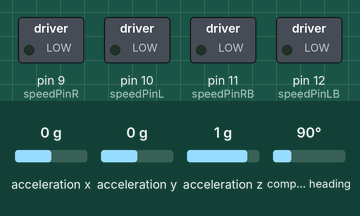
Simulated run of this sketch. Board: Arduino Mega 2560, built with avr-gcc and run on an emulated ATmega2560. On the bench: switched loads named in the sketch (green lamp = pin HIGH). Inputs (shaded band) come from the test bench; at power-on: compass heading 90°, acceleration x 0 g, acceleration y 0 g, acceleration z 1 g.

Above: at 0.1 s.
At 2.2 s:
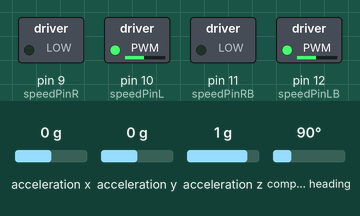
2.3 s: compass heading set to 12°
3.8 s: compass heading set to 9°
At 5.1 s:
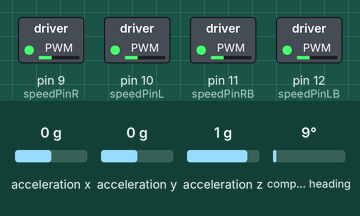
Timing chart, 0 to 6.8 s (numbered marks = the images above; inputs shaded):
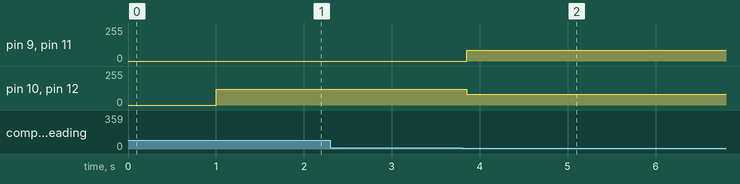

Measured:
- the behaviour switches between 11 and 10° on compass heading (found by bisection; images 1 and 2)
- after the input at 2.3 s, every drawn part: stays the same
- after the input at 3.8 s, pin 9 (speedPinR), pin 11 (speedPinRB): 0/255 → 80/255 after 0.05 s; pin 10 (speedPinL), pin 12 (speedPinLB): 120/255 → 80/255 after 0.05 s

The sketch:

IMU.ino
```cpp
#define SPEED 80
#define TURN_SPEED 80
#define speedPinR 9   // Front Wheel PWM pin connect Model-Y M_B ENA
#define RightMotorDirPin1  22    //Front Right Motor direction pin 1 to Model-Y M_B IN1  (K1)
#define RightMotorDirPin2  24   //Front Right Motor direction pin 2 to Model-Y M_B IN2   (K1)
#define LeftMotorDirPin1  26    //Front Left Motor direction pin 1 to Model-Y M_B IN3 (K3)
#define LeftMotorDirPin2  28   //Front Left Motor direction pin 2 to Model-Y M_B IN4 (K3)
#define speedPinL 10   // Front Wheel PWM pin connect Model-Y M_B ENB
#define speedPinRB 11   // Rear Wheel PWM pin connect Left Model-Y M_A ENA
#define RightMotorDirPin1B  5    //Rear Right Motor direction pin 1 to Model-Y M_A IN1 ( K1)
#define RightMotorDirPin2B 6    //Rear Right Motor direction pin 2 to Model-Y M_A IN2 ( K1)
#define LeftMotorDirPin1B 7    //Rear Left Motor direction pin 1 to Model-Y M_A IN3  (K3)
#define LeftMotorDirPin2B 8  //Rear Left Motor direction pin 2 to Model-Y M_A IN4 (K3)
#define speedPinLB 12    // Rear Wheel PWM pin connect Model-Y M_A ENB
#define RightObstacleSensor 2  //Right obstacle sensor to D2 (front direction is from arduino point to voltage meter)
#define LeftObstacleSensor 3   //Left obstacle sensor to D3
// Micro switch pins
#define FrontSwitch1 49 // マイクロスイッチ 4
#define FrontSwitch2 50 // マイクロスイッチ 5
#define RightSwitch1 51 // マイクロスイッチ 6
#define RightSwitch2 52 // マイクロスイッチ 7
#define RearSwitch1 53  // マイクロスイッチ 1
#define RearSwitch2 46  // マイクロスイッチ 9
#define LeftSwitch1 47  // マイクロスイッチ 2
#define LeftSwitch2 48  // マイクロスイッチ 3
// Ultrasonic sensor pins
#define trigPinFront 34
#define echoPinFront 35
#define trigPinRight 36
#define echoPinRight 37
#define trigPinRear 38
#define echoPinRear 39
#define trigPinLeft 40
#define echoPinLeft 41
#include <Wire.h>
#include <Adafruit_Sensor.h>
#include <Adafruit_BNO055.h>
#include <utility/imumaths.h>
#define BNO055_ADDRESS 0x28 // BNO055のI2Cアドレス（SDAを20番ピン、SCLを21番ピンに接続した場合）
Adafruit_BNO055 bno = Adafruit_BNO055(BNO055_ADDRESS, 0x28);
/* Motor control functions */
// Front-right wheel forward turn
void FR_fwd(int speed) {
  digitalWrite(RightMotorDirPin1, HIGH);
  digitalWrite(RightMotorDirPin2, LOW);
  analogWrite(speedPinR, speed);
}
// Front-right wheel backward turn
void FR_bck(int speed) {
  digitalWrite(RightMotorDirPin1, LOW);
  digitalWrite(RightMotorDirPin2, HIGH);
  analogWrite(speedPinR, speed);
}
// Front-left wheel forward turn
void FL_fwd(int speed) {
  digitalWrite(LeftMotorDirPin1, HIGH);
  digitalWrite(LeftMotorDirPin2, LOW);
  analogWrite(speedPinL, speed);
}
// Front-left wheel backward turn
void FL_bck(int speed) {
  digitalWrite(LeftMotorDirPin1, LOW);
  digitalWrite(LeftMotorDirPin2, HIGH);
  analogWrite(speedPinL, speed);
}
// Rear-right wheel forward turn
void RR_fwd(int speed) {
  digitalWrite(RightMotorDirPin1B, HIGH);
  digitalWrite(RightMotorDirPin2B, LOW);
  analogWrite(speedPinRB, speed);
}
// Rear-right wheel backward turn
void RR_bck(int speed) {
  digitalWrite(RightMotorDirPin1B, LOW);
  digitalWrite(RightMotorDirPin2B, HIGH);
  analogWrite(speedPinRB, speed);
}
// Rear-left wheel forward turn
void RL_fwd(int speed) {
  digitalWrite(LeftMotorDirPin1B, HIGH);
  digitalWrite(LeftMotorDirPin2B, LOW);
  analogWrite(speedPinLB, speed);
}
// Rear-left wheel backward turn
void RL_bck(int speed) {
  digitalWrite(LeftMotorDirPin1B, LOW);
  digitalWrite(LeftMotorDirPin2B, HIGH);
  analogWrite(speedPinLB, speed);
}
// Move forward
void forward(int speed_left, int speed_right) {
  RL_fwd(speed_left);
  RR_fwd(speed_right);
  FR_fwd(speed_right);
  FL_fwd(speed_left);
}
// Reverse
void reverse(int speed) {
  RL_bck(speed);
  RR_bck(speed);
  FR_bck(speed);
  FL_bck(speed);
}
// Right shift
void right_shift(int speed) {
  FL_fwd(speed);
  RL_bck(speed);
  RR_fwd(speed);
  FR_bck(speed);
}
// Left shift
void left_shift(int speed) {
  FL_bck(speed);
  RL_fwd(speed);
  RR_bck(speed);
  FR_fwd(speed);
}
// Left turn
void left_turn(int speed) {
  RL_bck(0);
  RR_fwd(speed);
  FR_fwd(speed);
  FL_bck(0);
}
// Right turn
void right(int speed) {
  RL_fwd(speed);
  RR_bck(0);
  FR_bck(0);
  FL_fwd(speed);
}
// Stop
void stop_Stop() {
  analogWrite(speedPinLB, 0);
  analogWrite(speedPinRB, 0);
  analogWrite(speedPinL, 0);
  analogWrite(speedPinR, 0);
}
void init_GPIO() {
  pinMode(RightMotorDirPin1, OUTPUT);
  pinMode(RightMotorDirPin2, OUTPUT);
  pinMode(LeftMotorDirPin1, OUTPUT);
  pinMode(LeftMotorDirPin2, OUTPUT);
  pinMode(speedPinR, OUTPUT);
  pinMode(speedPinL, OUTPUT);
  pinMode(RightMotorDirPin1B, OUTPUT);
  pinMode(RightMotorDirPin2B, OUTPUT);
  pinMode(LeftMotorDirPin1B, OUTPUT);
  pinMode(LeftMotorDirPin2B, OUTPUT);
  pinMode(speedPinRB, OUTPUT);
  pinMode(speedPinLB, OUTPUT);
  pinMode(RightObstacleSensor, INPUT);
  pinMode(LeftObstacleSensor, INPUT);
  // Initialize micro switch pins with internal pull-up resistors
  pinMode(FrontSwitch1, INPUT_PULLUP);
  pinMode(FrontSwitch2, INPUT_PULLUP);
  pinMode(RightSwitch1, INPUT_PULLUP);
  pinMode(RightSwitch2, INPUT_PULLUP);
  pinMode(RearSwitch1, INPUT_PULLUP);
  pinMode(RearSwitch2, INPUT_PULLUP);
  pinMode(LeftSwitch1, INPUT_PULLUP);
  pinMode(LeftSwitch2, INPUT_PULLUP);
  // Initialize ultrasonic sensor pins
  pinMode(trigPinFront, OUTPUT);
  pinMode(echoPinFront, INPUT);
  pinMode(trigPinRight, OUTPUT);
  pinMode(echoPinRight, INPUT);
  pinMode(trigPinRear, OUTPUT);
  pinMode(echoPinRear, INPUT);
  pinMode(trigPinLeft, OUTPUT);
  pinMode(echoPinLeft, INPUT);
}
long readUltrasonicDistance(int trigPin, int echoPin) {
  digitalWrite(trigPin, LOW);
  delayMicroseconds(2);
  digitalWrite(trigPin, HIGH);
  delayMicroseconds(10);
  digitalWrite(trigPin, LOW);
  long duration = pulseIn(echoPin, HIGH);
  long distance = (duration / 2) / 29.1;
  return distance;
}
void setup() {
  Serial.begin(9600);
  // BNO055センサーの初期化
  if (!bno.begin())
  {
    Serial.println("Failed to initialize BNO055 sensor!");
    while (1);
  }
  delay(1000); // 1秒待機してセンサーの初期化が安定するのを待つ
}
void loop() {
  sensors_event_t event;
  bno.getEvent(&event);
  // 姿勢データからロール角を取得
  float roll = event.orientation.x;
  // ロール角の制御例
  if (roll > 10) {
    // 左に傾いている場合、左側のモーターを強めにする
    FL_fwd(SPEED + 40); // 例えば、左前方のモーターを少し強める
    RL_fwd(SPEED + 40); // 左後方のモーターも少し強める
  } else if (roll < -10) {
    // 右に傾いている場合、右側のモーターを強めにする
    FR_fwd(SPEED + 40); // 右前方のモーターを少し強める
    RR_fwd(SPEED + 40); // 右後方のモーターも少し強める
  } else {
    // ロール角がない場合、直進する
    forward(SPEED, SPEED);
  }
  delay(50); // 動作の安定のための短い待ち時間
}
```
